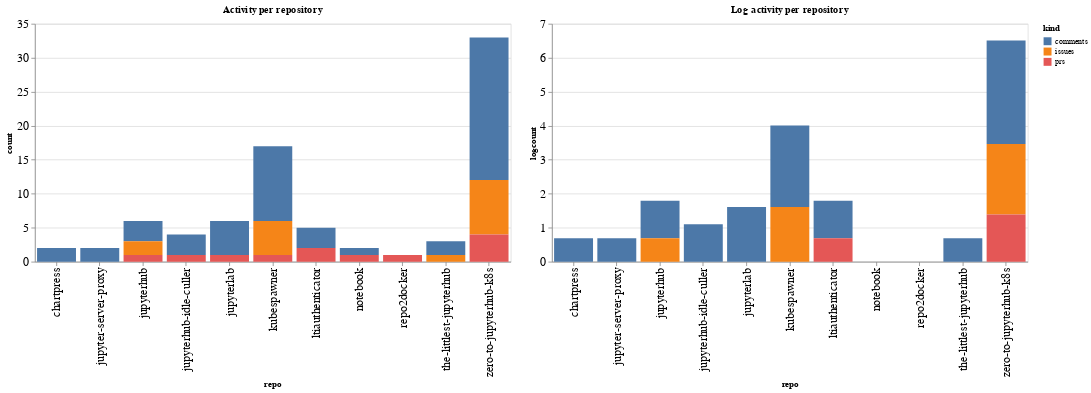

Notebook code for this chart:
### Code cell
ch1 = alt.Chart(repo_summaries, width=600, title="Activity per repository").mark_bar().encode(
    x='repo',
    y='count',
    color='kind',
    tooltip="kind"
)

ch2 = alt.Chart(repo_summaries, width=600, title="Log activity per repository").mark_bar().encode(
    x='repo',
    y='logcount',
    color='kind',
    tooltip="kind"
)

ch1 | ch2

### Figure 1 — Vega-Lite specification as saved in the notebook (floating-point values rounded to 4 significant figures)
{"config": {"axisLeft": {"labelFontSize": 15}, "axisBottom": {"labelFontSize": 15}}, "hconcat": [{"mark": "bar", "encoding": {"color": {"type": "nominal", "field": "kind"}, "tooltip": {"type": "nominal", "field": "kind"}, "x": {"type": "nominal", "field": "repo"}, "y": {"type": "quantitative", "field": "count"}}, "title": "Activity per repository", "width": 600}, {"mark": "bar", "encoding": {"color": {"type": "nominal", "field": "kind"}, "tooltip": {"type": "nominal", "field": "kind"}, "x": {"type": "nominal", "field": "repo"}, "y": {"type": "quantitative", "field": "logcount"}}, "title": "Log activity per repository", "width": 600}], "data": {"name": "data-efd8949b4ef9f70a243c86ee26d8c250"}, "$schema": "https://vega.github.io/schema/vega-lite/v4.8.1.json", "datasets": {"data-efd8949b4ef9f70a243c86ee26d8c250": [{"repo": "chartpress", "kind": "comments", "count": 2, "logcount": 0.6931}, {"repo": "jupyter-server-proxy", "kind": "comments", "count": 2, "logcount": 0.6931}, {"repo": "jupyterhub", "kind": "comments", "count": 3, "logcount": 1.099}, {"repo": "jupyterhub", "kind": "issues", "count": 2, "logcount": 0.6931}, {"repo": "jupyterhub", "kind": "prs", "count": 1, "logcount": 0.0}, {"repo": "jupyterhub-idle-culler", "kind": "comments", "count": 3, "logcount": 1.099}, {"repo": "jupyterhub-idle-culler", "kind": "prs", "count": 1, "logcount": 0.0}, {"repo": "jupyterlab", "kind": "comments", "count": 5, "logcount": 1.609}, {"repo": "jupyterlab", "kind": "prs", "count": 1, "logcount": 0.0}, {"repo": "kubespawner", "kind": "comments", "count": 11, "logcount": 2.398}, {"repo": "kubespawner", "kind": "issues", "count": 5, "logcount": 1.609}, {"repo": "kubespawner", "kind": "prs", "count": 1, "logcount": 0.0}, {"repo": "ltiauthenticator", "kind": "comments", "count": 3, "logcount": 1.099}, {"repo": "ltiauthenticator", "kind": "prs", "count": 2, "logcount": 0.6931}, {"repo": "notebook", "kind": "comments", "count": 1, "logcount": 0.0}, {"repo": "notebook", "kind": "prs", "count": 1, "logcount": 0.0}, {"repo": "repo2docker", "kind": "prs", "count": 1, "logcount": 0.0}, {"repo": "the-littlest-jupyterhub", "kind": "comments", "count": 2, "logcount": 0.6931}, {"repo": "the-littlest-jupyterhub", "kind": "issues", "count": 1, "logcount": 0.0}, {"repo": "zero-to-jupyterhub-k8s", "kind": "comments", "count": 21, "logcount": 3.045}, {"repo": "zero-to-jupyterhub-k8s", "kind": "issues", "count": 8, "logcount": 2.079}, {"repo": "zero-to-jupyterhub-k8s", "kind": "prs", "count": 4, "logcount": 1.386}]}}
